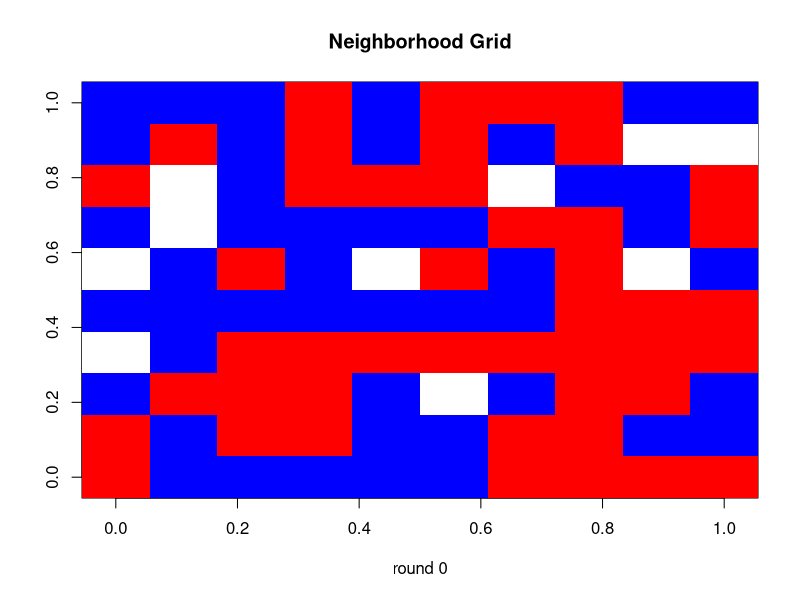
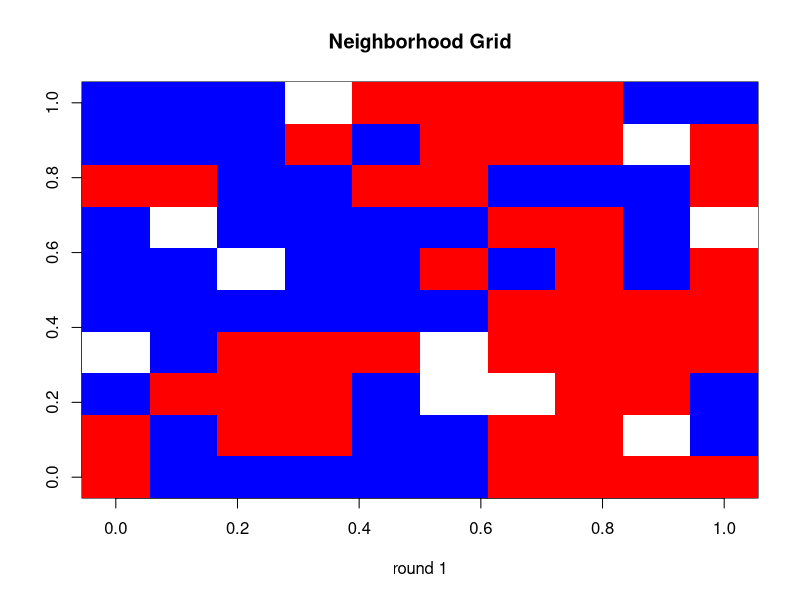
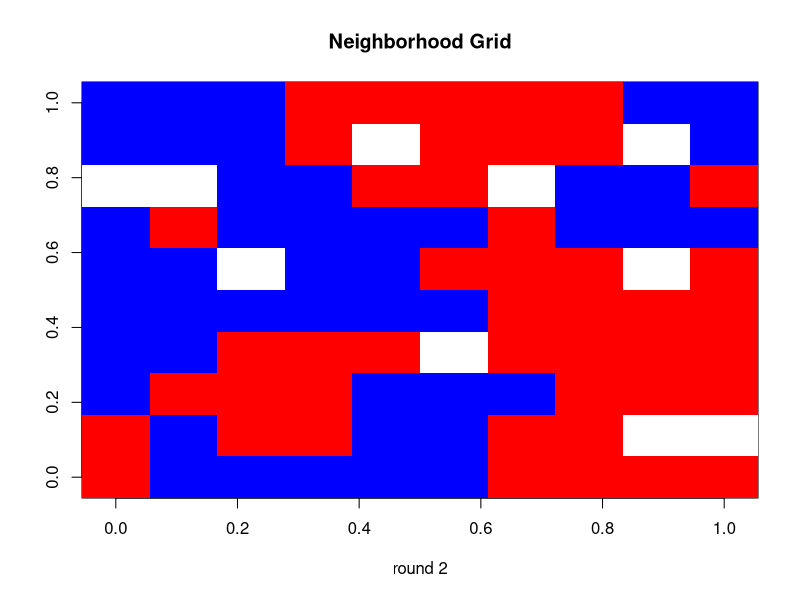
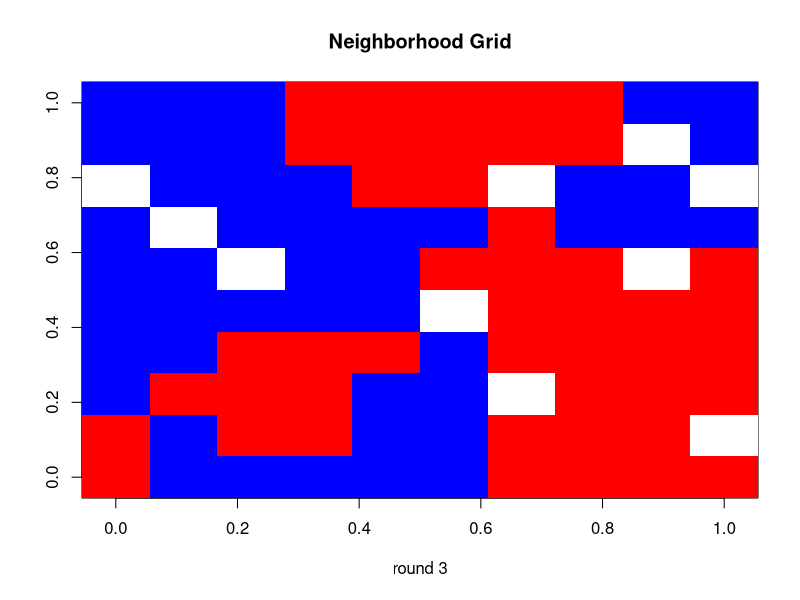
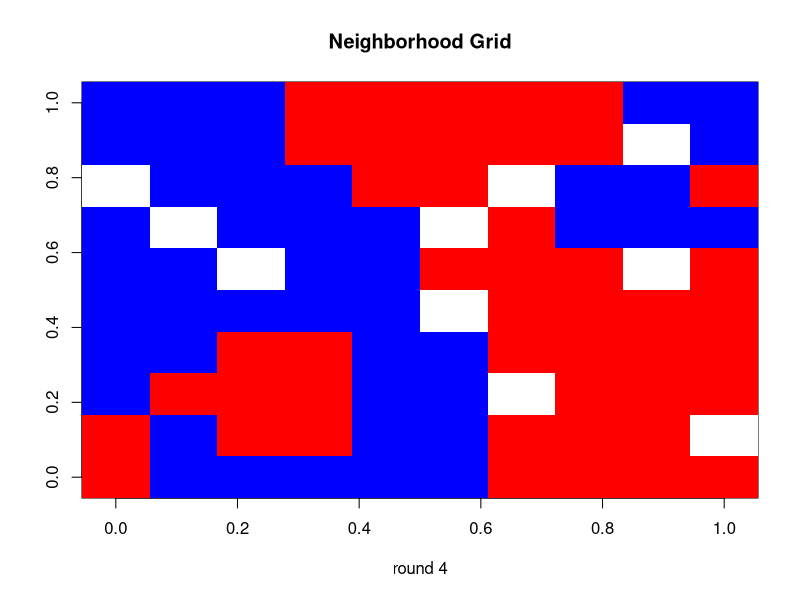
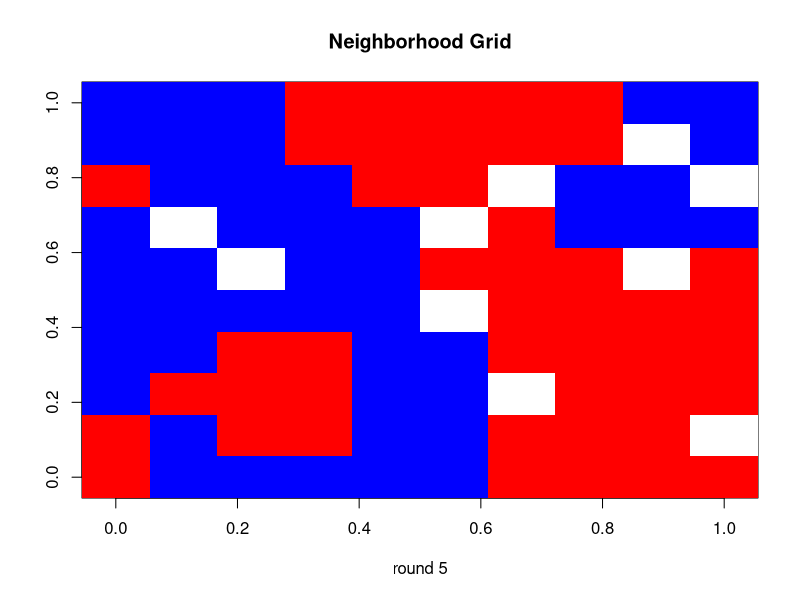
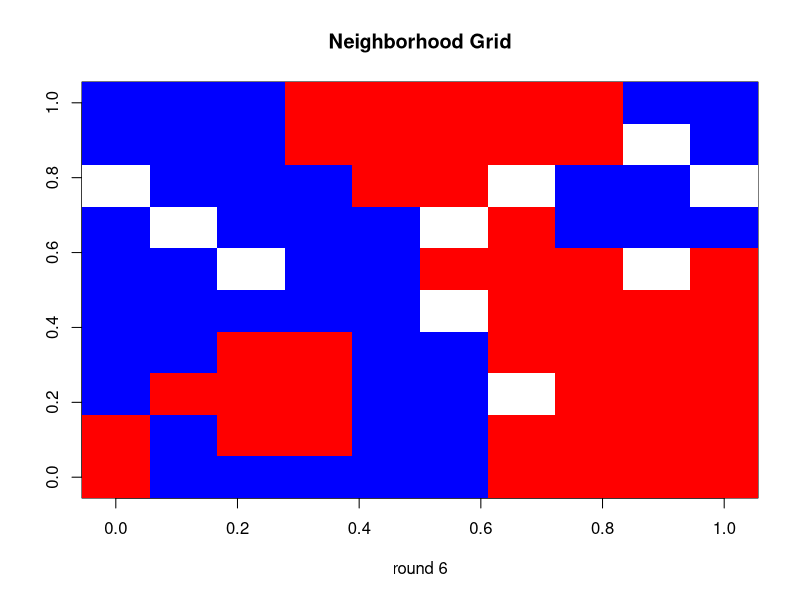

The R script that drew these images, in order:
# file name: Schelling_1978.R
# author: Alexander Karl
# date: 2025-03-10

# Article: Sorting and Mixing: Race and Sex
# Authors: Thomas C. Schelling
# Date: 1978
# Book: Micromotives and Macrobehavior, 
# Chapter: Chapter 4, pp. 137-166. "A Self-Forming Neighborhood Model"

# Differences from Shelling:
#   grid shape: the grid must be square (shape not specified)
#   agent movement: Each turn, all dissatisfied agents are removed from the board at once, 
#                   then, in a random order, select a new square.
#                   Agents do not remember the square they left, so they might move back with probability 1/#-empty-squares
#                   -> This is a substantive change that may effect results.


# Overhead ----------------------------------------------------------------
rm(list = ls())

# User Inputs -------------------------------------------------------------

blue_size <- 45
red_size <- 45

blue_min_homophily <- 1 / 3
red_min_homophily <- 1 / 3

rounds <- 100
round_time <- 0.1 # seconds; how long to wait between rounds, to see the neighborhood plot change.

# Helper Data/Functions ---------------------------------------------------

# obj to make it easier to grab homophily
min_homophily <- list(blue = blue_min_homophily,
                      red = red_min_homophily)

# function to search graph for an empty space for each agent to move to
find_new_homes <- function(grid_mx, agents) {
  # RETURN: updated grid_mx
  for (agent in agents) {
    while (TRUE) { 
      # randomly search grid to find an empty spot
      # NOTE: computationally inefficient. It's fine for low grid size,
      #   but making a very large grid with few empty squares will have performance issues.
      i <- sample(1:grid_dim, size = 1)
      j <- sample(1:grid_dim, size = 1)
      if (grid_mx[i,j] == "empty") {
        grid_mx[i,j] <- agent
        break
      }
    }
  }
  return(grid_mx)
}

# function to check who is dissatisfied
check_neighbors <- function(grid_mx, min_homophily) {
  # RETURN: matrix of TRUE/FALSE (satisfied/unsatisfied)
  
  # matrix to check satisfaction
  satisfaction_mx <- matrix(data = NA, nrow = grid_dim, ncol = grid_dim)
  
  # check everyone's satisfaction
  for (i in 1:nrow(grid_mx)) {
    for (j in 1:nrow(grid_mx)) {
      # get ij's group
      ij_group <- grid_mx[i,j]
      if (ij_group == "empty") { # skip if no one lives here
        satisfaction_mx[i,j] <- TRUE
      } else {
        # get ij's neighbors as a matrix
        i_coords <- c(i-1,i,i+1)
        i_coords <- i_coords[i_coords > 0 & i_coords <= grid_dim]
        j_coords <- c(j-1,j,j+1)
        j_coords <- j_coords[j_coords > 0 & j_coords <= grid_dim]
        ij_neighbors <- grid_mx[i_coords, j_coords]
        # remove ij
        ij_neighbors[2,2] <- NA
        # calculate neighbor homophily: # similar neighbors / # neighbors
        ij_homophily <- sum(ij_neighbors == ij_group, na.rm = TRUE) / sum(ij_neighbors != "empty", na.rm = TRUE)
        # check and record if ij is satisfied
        satisfaction_mx[i,j] <- ij_homophily >= min_homophily[[ij_group]]
      }
    }
  }
  return(satisfaction_mx)
}

# function to print grid
plot_neighborhood <- function(grid_mx, round) {
  plot_mx <- matrix(data = 0, nrow = grid_dim, ncol = grid_dim)
  plot_mx[grid_mx == "blue"] <- 1
  plot_mx[grid_mx == "red"] <- 2
  #print(grid_mx)
  image(plot_mx, col=c("white", "blue", "red"), main="Neighborhood Grid", xlab = paste("round", round))
}


# Simulation - Setup ------------------------------------------------------

# Define neighborhood grid
grid_dim <- sqrt(red_size + blue_size + 1) |> ceiling() # grid must be large enough have <= 1 empty space
grid_mx <- matrix(data = "empty", nrow = grid_dim, ncol = grid_dim)

# Define population of agents
unassigned_agents <- c(rep("blue", times = blue_size), rep("red", times = red_size))
unassigned_agents <- sample(unassigned_agents) # randomly order

# find initial homes for everyone
grid_mx <- find_new_homes(grid_mx, unassigned_agents)
plot_neighborhood(grid_mx, round = 0)


# Simulation - Run --------------------------------------------------------

for (round in 1:rounds) {
  # check who is dissatisfied
  satisfaction_mx <- check_neighbors(grid_mx, min_homophily)
  # get vector of each unsatisfied individual
  unsatisfied_agents <- as.vector(grid_mx)[!as.vector(satisfaction_mx)] |> sample()
  if (length(unsatisfied_agents) == 0) {
    print(paste0("Everyone is Satisfied. Round: ", round))
    break
  }
  # remove them all at once
  grid_mx[!satisfaction_mx] <- "empty"
  # Assign everyone to a new spot
  grid_mx <- find_new_homes(grid_mx, unsatisfied_agents)

  # show results
  Sys.sleep(round_time)
  plot_neighborhood(grid_mx, round)
}
